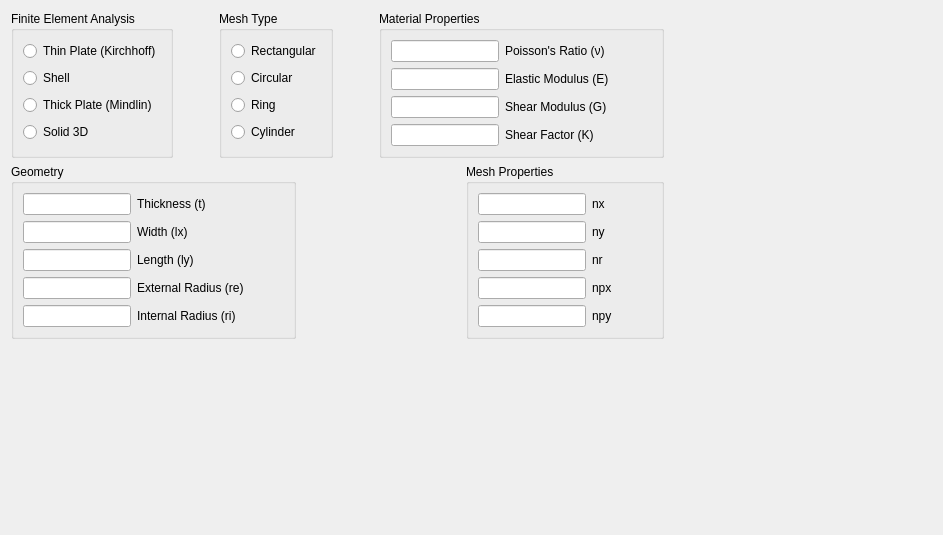
      <widget class="QWidget" name="tab">
       <property name="autoFillBackground">
        <bool>false</bool>
       </property>
       <attribute name="title">
        <string>Data</string>
       </attribute>
       <layout class="QGridLayout" name="gridLayout_5">
        <item row="0" column="0">
         <layout class="QHBoxLayout" name="horizontalLayout">
          <item>
           <widget class="QGroupBox" name="groupBox">
            <property name="title">
             <string>Finite Element Analysis</string>
            </property>
            <layout class="QVBoxLayout" name="verticalLayout">
             <item>
              <widget class="QRadioButton" name="radioButton">
               <property name="text">
                <string>Thin Plate (Kirchhoff)</string>
               </property>
              </widget>
             </item>
             <item>
              <widget class="QRadioButton" name="radioButton_3">
               <property name="text">
                <string>Shell</string>
               </property>
              </widget>
             </item>
             <item>
              <widget class="QRadioButton" name="radioButton_2">
               <property name="text">
                <string>Thick Plate (Mindlin)</string>
               </property>
              </widget>
             </item>
             <item>
              <widget class="QRadioButton" name="radioButton_8">
               <property name="text">
                <string>Solid 3D</string>
               </property>
               <property name="checkable">
                <bool>true</bool>
               </property>
              </widget>
             </item>
            </layout>
           </widget>
          </item>
          <item>
           <spacer name="horizontalSpacer">
            <property name="orientation">
             <enum>Qt::Horizontal</enum>
            </property>
            <property name="sizeHint" stdset="0">
             <size>
              <width>40</width>
              <height>20</height>
             </size>
            </property>
           </spacer>
          </item>
          <item>
           <widget class="QGroupBox" name="groupBox_5">
            <property name="title">
             <string>Mesh Type</string>
            </property>
            <layout class="QVBoxLayout" name="verticalLayout_5">
             <item>
              <widget class="QRadioButton" name="radioButton_4">
               <property name="text">
                <string>Rectangular</string>
               </property>
              </widget>
             </item>
             <item>
              <widget class="QRadioButton" name="radioButton_5">
               <property name="text">
                <string>Circular</string>
               </property>
              </widget>
             </item>
             <item>
              <widget class="QRadioButton" name="radioButton_6">
               <property name="text">
                <string>Ring</string>
               </property>
              </widget>
             </item>
             <item>
              <widget class="QRadioButton" name="radioButton_7">
               <property name="text">
                <string>Cylinder</string>
               </property>
              </widget>
             </item>
            </layout>
           </widget>
          </item>
          <item>
           <spacer name="horizontalSpacer_16">
            <property name="orientation">
             <enum>Qt::Horizontal</enum>
            </property>
            <property name="sizeHint" stdset="0">
             <size>
              <width>40</width>
              <height>20</height>
             </size>
            </property>
           </spacer>
          </item>
          <item>
           <widget class="QGroupBox" name="groupBox_6">
            <property name="title">
             <string>Material Properties</string>
            </property>
            <layout class="QVBoxLayout" name="verticalLayout_2">
             <item>
              <layout class="QHBoxLayout" name="horizontalLayout_11">
               <item>
                <widget class="QLineEdit" name="lineEdit_11"/>
               </item>
               <item>
                <widget class="QLabel" name="label_11">
                 <property name="text">
                  <string>Poisson's Ratio (ν)  </string>
                 </property>
                </widget>
               </item>
               <item>
                <spacer name="horizontalSpacer_8">
                 <property name="orientation">
                  <enum>Qt::Horizontal</enum>
                 </property>
                 <property name="sizeHint" stdset="0">
                  <size>
                   <width>40</width>
                   <height>20</height>
                  </size>
                 </property>
                </spacer>
               </item>
              </layout>
             </item>
             <item>
              <layout class="QHBoxLayout" name="horizontalLayout_12">
               <item>
                <widget class="QLineEdit" name="lineEdit_12"/>
               </item>
               <item>
                <widget class="QLabel" name="label_12">
                 <property name="text">
                  <string>Elastic Modulus (E)</string>
                 </property>
                </widget>
               </item>
               <item>
                <spacer name="horizontalSpacer_9">
                 <property name="orientation">
                  <enum>Qt::Horizontal</enum>
                 </property>
                 <property name="sizeHint" stdset="0">
                  <size>
                   <width>40</width>
                   <height>20</height>
                  </size>
                 </property>
                </spacer>
               </item>
              </layout>
             </item>
             <item>
              <layout class="QHBoxLayout" name="horizontalLayout_13">
               <item>
                <widget class="QLineEdit" name="lineEdit_13"/>
               </item>
               <item>
                <widget class="QLabel" name="label_13">
                 <property name="text">
                  <string>Shear Modulus (G)</string>
                 </property>
                </widget>
               </item>
               <item>
                <spacer name="horizontalSpacer_10">
                 <property name="orientation">
                  <enum>Qt::Horizontal</enum>
                 </property>
                 <property name="sizeHint" stdset="0">
                  <size>
                   <width>40</width>
                   <height>20</height>
                  </size>
                 </property>
                </spacer>
               </item>
              </layout>
             </item>
             <item>
              <layout class="QHBoxLayout" name="horizontalLayout_14">
               <item>
                <widget class="QLineEdit" name="lineEdit_14"/>
               </item>
               <item>
                <widget class="QLabel" name="label_14">
                 <property name="text">
                  <string>Shear Factor (K)</string>
                 </property>
                </widget>
               </item>
               <item>
                <spacer name="horizontalSpacer_11">
                 <property name="orientation">
                  <enum>Qt::Horizontal</enum>
                 </property>
                 <property name="sizeHint" stdset="0">
                  <size>
                   <width>40</width>
                   <height>20</height>
                  </size>
                 </property>
                </spacer>
               </item>
              </layout>
             </item>
            </layout>
           </widget>
          </item>
         </layout>
        </item>
        <item row="0" column="1">
         <spacer name="horizontalSpacer_18">
          <property name="orientation">
           <enum>Qt::Horizontal</enum>
          </property>
          <property name="sizeHint" stdset="0">
           <size>
            <width>268</width>
            <height>20</height>
           </size>
          </property>
         </spacer>
        </item>
        <item row="1" column="0">
         <layout class="QHBoxLayout" name="horizontalLayout_2">
          <item>
           <widget class="QGroupBox" name="groupBox_3">
            <property name="title">
             <string>Geometry</string>
            </property>
            <layout class="QGridLayout" name="gridLayout_4">
             <item row="0" column="0">
              <layout class="QHBoxLayout" name="horizontalLayout_5">
               <item>
                <widget class="QLineEdit" name="lineEdit_5"/>
               </item>
               <item>
                <widget class="QLabel" name="label_5">
                 <property name="text">
                  <string>Thickness (t)</string>
                 </property>
                </widget>
               </item>
               <item>
                <spacer name="horizontalSpacer_2">
                 <property name="orientation">
                  <enum>Qt::Horizontal</enum>
                 </property>
                 <property name="sizeHint" stdset="0">
                  <size>
                   <width>40</width>
                   <height>20</height>
                  </size>
                 </property>
                </spacer>
               </item>
              </layout>
             </item>
             <item row="1" column="0">
              <layout class="QHBoxLayout" name="horizontalLayout_6">
               <item>
                <widget class="QLineEdit" name="lineEdit_7"/>
               </item>
               <item>
                <widget class="QLabel" name="label_7">
                 <property name="text">
                  <string>Width (lx)</string>
                 </property>
                </widget>
               </item>
               <item>
                <spacer name="horizontalSpacer_4">
                 <property name="orientation">
                  <enum>Qt::Horizontal</enum>
                 </property>
                 <property name="sizeHint" stdset="0">
                  <size>
                   <width>40</width>
                   <height>20</height>
                  </size>
                 </property>
                </spacer>
               </item>
              </layout>
             </item>
             <item row="2" column="0">
              <layout class="QHBoxLayout" name="horizontalLayout_7">
               <item>
                <widget class="QLineEdit" name="lineEdit_6"/>
               </item>
               <item>
                <widget class="QLabel" name="label_6">
                 <property name="text">
                  <string>Length (ly)</string>
                 </property>
                </widget>
               </item>
               <item>
                <spacer name="horizontalSpacer_3">
                 <property name="orientation">
                  <enum>Qt::Horizontal</enum>
                 </property>
                 <property name="sizeHint" stdset="0">
                  <size>
                   <width>40</width>
                   <height>20</height>
                  </size>
                 </property>
                </spacer>
               </item>
              </layout>
             </item>
             <item row="3" column="0">
              <layout class="QHBoxLayout" name="horizontalLayout_15">
               <item>
                <widget class="QLineEdit" name="lineEdit_15"/>
               </item>
               <item>
                <widget class="QLabel" name="label_15">
                 <property name="text">
                  <string>External Radius (re)</string>
                 </property>
                </widget>
               </item>
               <item>
                <spacer name="horizontalSpacer_12">
                 <property name="orientation">
                  <enum>Qt::Horizontal</enum>
                 </property>
                 <property name="sizeHint" stdset="0">
                  <size>
                   <width>40</width>
                   <height>20</height>
                  </size>
                 </property>
                </spacer>
               </item>
              </layout>
             </item>
             <item row="4" column="0">
              <layout class="QHBoxLayout" name="horizontalLayout_16">
               <item>
                <widget class="QLineEdit" name="lineEdit_16"/>
               </item>
               <item>
                <widget class="QLabel" name="label_16">
                 <property name="text">
                  <string>Internal Radius (ri)</string>
                 </property>
                </widget>
               </item>
               <item>
                <spacer name="horizontalSpacer_13">
                 <property name="orientation">
                  <enum>Qt::Horizontal</enum>
                 </property>
                 <property name="sizeHint" stdset="0">
                  <size>
                   <width>40</width>
                   <height>20</height>
                  </size>
                 </property>
                </spacer>
               </item>
              </layout>
             </item>
            </layout>
           </widget>
          </item>
          <item>
           <spacer name="horizontalSpacer_17">
            <property name="orientation">
             <enum>Qt::Horizontal</enum>
            </property>
            <property name="sizeHint" stdset="0">
             <size>
              <width>40</width>
              <height>20</height>
             </size>
            </property>
           </spacer>
          </item>
          <item>
           <widget class="QGroupBox" name="groupBox_4">
            <property name="title">
             <string>Mesh Properties</string>
            </property>
            <layout class="QVBoxLayout" name="verticalLayout_3">
             <item>
              <layout class="QHBoxLayout" name="horizontalLayout_8">
               <item>
                <widget class="QLineEdit" name="lineEdit_8"/>
               </item>
               <item>
                <widget class="QLabel" name="label_8">
                 <property name="text">
                  <string>nx</string>
                 </property>
                </widget>
               </item>
               <item>
                <spacer name="horizontalSpacer_5">
                 <property name="orientation">
                  <enum>Qt::Horizontal</enum>
                 </property>
                 <property name="sizeHint" stdset="0">
                  <size>
                   <width>40</width>
                   <height>20</height>
                  </size>
                 </property>
                </spacer>
               </item>
              </layout>
             </item>
             <item>
              <layout class="QHBoxLayout" name="horizontalLayout_9">
               <item>
                <widget class="QLineEdit" name="lineEdit_9"/>
               </item>
               <item>
                <widget class="QLabel" name="label_9">
                 <property name="text">
                  <string>ny</string>
                 </property>
                </widget>
               </item>
               <item>
                <spacer name="horizontalSpacer_6">
                 <property name="orientation">
                  <enum>Qt::Horizontal</enum>
                 </property>
                 <property name="sizeHint" stdset="0">
                  <size>
                   <width>40</width>
                   <height>20</height>
                  </size>
                 </property>
                </spacer>
               </item>
              </layout>
             </item>
             <item>
              <layout class="QHBoxLayout" name="horizontalLayout_18">
               <item>
                <widget class="QLineEdit" name="lineEdit_18"/>
               </item>
               <item>
                <widget class="QLabel" name="label_18">
                 <property name="text">
                  <string>nr</string>
                 </property>
                </widget>
               </item>
               <item>
                <spacer name="horizontalSpacer_15">
                 <property name="orientation">
                  <enum>Qt::Horizontal</enum>
                 </property>
                 <property name="sizeHint" stdset="0">
                  <size>
                   <width>40</width>
                   <height>20</height>
                  </size>
                 </property>
                </spacer>
               </item>
              </layout>
             </item>
             <item>
              <layout class="QHBoxLayout" name="horizontalLayout_10">
               <item>
                <widget class="QLineEdit" name="lineEdit_10"/>
               </item>
               <item>
                <widget class="QLabel" name="label_10">
                 <property name="text">
                  <string>npx</string>
                 </property>
                </widget>
               </item>
               <item>
                <spacer name="horizontalSpacer_7">
                 <property name="orientation">
                  <enum>Qt::Horizontal</enum>
                 </property>
                 <property name="sizeHint" stdset="0">
                  <size>
                   <width>40</width>
                   <height>20</height>
                  </size>
                 </property>
                </spacer>
               </item>
              </layout>
             </item>
             <item>
              <layout class="QHBoxLayout" name="horizontalLayout_17">
               <item>
                <widget class="QLineEdit" name="lineEdit_17"/>
               </item>
               <item>
                <widget class="QLabel" name="label_17">
                 <property name="text">
                  <string>npy</string>
                 </property>
                </widget>
               </item>
               <item>
                <spacer name="horizontalSpacer_14">
                 <property name="orientation">
                  <enum>Qt::Horizontal</enum>
                 </property>
                 <property name="sizeHint" stdset="0">
                  <size>
                   <width>40</width>
                   <height>20</height>
                  </size>
                 </property>
                </spacer>
               </item>
              </layout>
             </item>
            </layout>
           </widget>
          </item>
         </layout>
        </item>
        <item row="2" column="0">
         <spacer name="verticalSpacer">
          <property name="orientation">
           <enum>Qt::Vertical</enum>
          </property>
          <property name="sizeHint" stdset="0">
           <size>
            <width>20</width>
            <height>185</height>
           </size>
          </property>
         </spacer>
        </item>
       </layout>
       <zorder>horizontalSpacer_18</zorder>
       <zorder>verticalSpacer</zorder>
      </widget>
